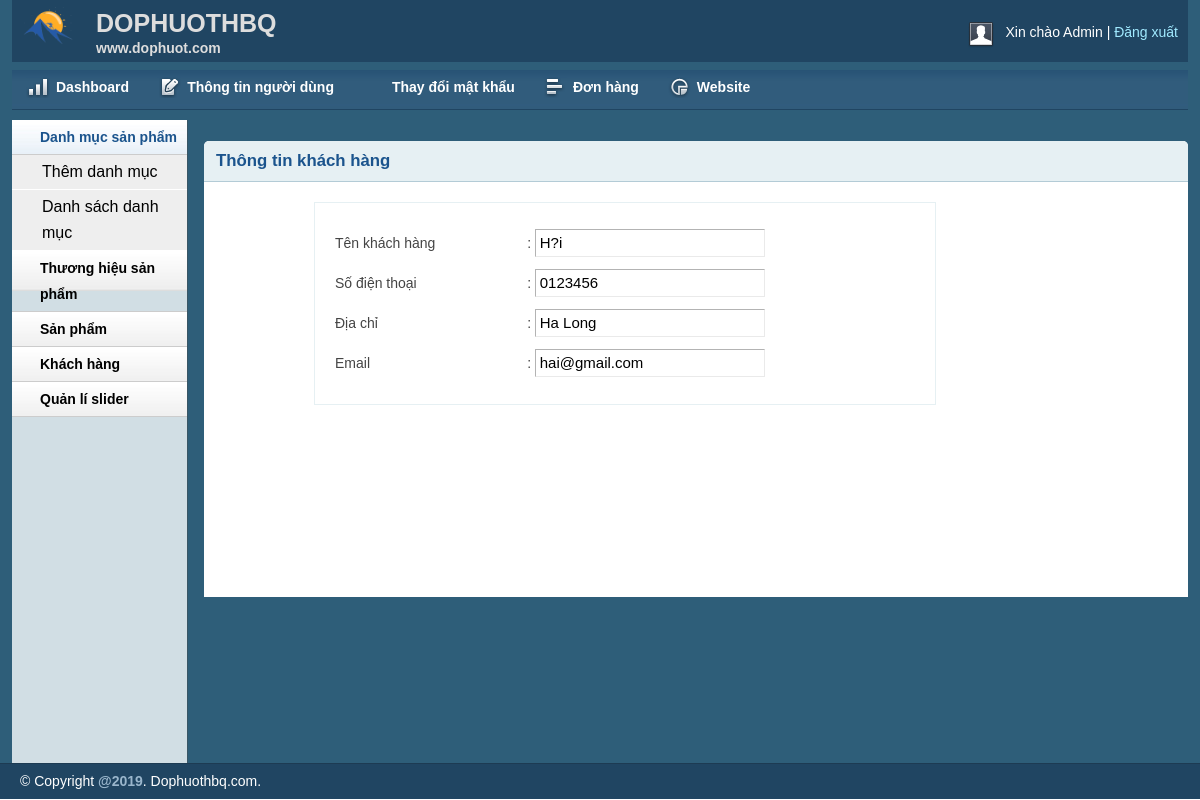
The page /admin/customer.php?customerid=6 (signed in) on the database its author committed.
### tables this page shows
CREATE TABLE `tbl_customer` (
  `id` int(11) NOT NULL,
  `name` varchar(255) NOT NULL,
  `address` varchar(255) NOT NULL,
  `phone` varchar(30) NOT NULL,
  `email` varchar(50) NOT NULL,
  `password` varchar(255) NOT NULL
);

### lib/database.php (called while the page is built, shortened)
<?php
Class Database extends PDO{
   public $host   = DB_HOST;
   public $user   = DB_USER;
   public $pass   = DB_PASS;
   public $dbname = DB_NAME;
   public $link;
private function connectDB(){
   $this->link = new mysqli($this->host, $this->user, $this->pass,
    $this->dbname);
 }
public function select($query){
  $result = $this->link->query($query) or
   die($this->link->error.__LINE__);
  if($result->num_rows > 0){
    return $result;
  } else {
    return false;
  }
 }
}

### classes/customer.php (called while the page is built, shortened)
<?php
	$filepath = realpath(dirname(__FILE__));
	include_once ($filepath.'/../lib/database.php');
?>
<?php
	class customer
	{
		private $db;
		public function __construct()
		{
			$this->db = new Database();
		}
		public function show_customers($id)
		{
			$query = "SELECT * FROM tbl_customer WHERE id='$id' ";
			$result = $this->db->select($query);
			return $result;
		}
	}
 ?>

### admin/customer.php (the view, shortened to what this page needs)
<?php include 'inc/header.php';?>
<?php include 'inc/sidebar.php';?>
<?php
    $filepath = realpath(dirname(__FILE__));
    include_once ($filepath.'/../classes/customer.php');
 ?>
<?php
    $cs = new customer();
    if(!isset($_GET['customerid']) || $_GET['customerid'] == NULL){
        echo "<script> window.location = 'inbox.php' </script>";
    }else {
        $id = $_GET['customerid'];
    }
  ?>
        <div class="grid_10">
            <div class="box round first grid">
                <h2>Thông tin khách hàng</h2>
               <div class="block copyblock">
                 <?php
                    $get_customer = $cs->show_customers($id);
                    if($get_customer){
                        while ($result = $get_customer->fetch_assoc()) {
                  ?>
                 <form action="" method="post">
                    <table class="form">
                        <tr>
                            <td>Tên khách hàng</td>
                            <td>:</td>
                            <td>
                                <input type="text" readonly="readonly" value="<?php echo $result['name']; ?>" name="catName" class="medium" />
                            </td>
                        </tr>
                        <tr>
                            <td>Số điện thoại</td>
                            <td>:</td>
                            <td>
                                <input type="text" readonly="readonly" value="<?php echo $result['phone']; ?>" name="catName" class="medium" />
                            </td>
                        </tr>
                        <tr>
                            <td>Địa chỉ</td>
                            <td>:</td>
                            <td>
                                <input type="text" readonly="readonly" value="<?php echo $result['address']; ?>" name="catName" class="medium" />
                            </td>
                        </tr>
                        <tr>
                            <td>Email</td>
                            <td>:</td>
                            <td>
                                <input type="text" readonly="readonly" value="<?php echo $result['email']; ?>" name="catName" class="medium" />
                            </td>
                        </tr>
                    </table>
                    </form>
                    <?php
                        }
                    }
                     ?>
                </div>
            </div>
        </div>
<?php include 'inc/footer.php';?>

### admin/css/layout.css (style rules this page uses)
body { background: #fff none repeat scroll 0 0; color: #444; font-size: 14px; padding: 0; }
h1, h2, h3, h4, h5, h6 { line-height:1.2em; margin-bottom:.3em; }
h2 { margin-top:1em; }
.box { background:#fff; margin-bottom:20px; padding:10px 10px 10px 10px; margin-left:-8px; }
.box.grid { padding-bottom:40px; }
.box.round { -moz-border-radius: 5px 5px 0px 0px; -webkit-border-radius: 5px 5px 0px 0px; border-radius: 5px 5px 0px 0px; }
.box h2 { font-size:1.2em; font-weight:bold; color:#1B548D; background:#E6F0F3; margin:-10px -10px 0 -10px; padding:10px 12px; border-bottom:1px solid #B3CBD6; -moz-border-radius: 5px 5px 0px 0px; -webkit-border-radius: 5px 5px 0px 0px; border-radius: 5px 5px 0px 0px; }
.box.first { min-height: 406px; }
.block { padding-top:20px; }
.copyblock { border: 1px solid #e6f0f3; line-height: 32px; margin-left: 100px; margin-top: 20px; padding-left: 20px; width: 600px; }
table.form { width:100%; }
table.form td { padding:4px 0px; }
table.form input, table.form select { font-size: 15px; padding: 4px 4px 5px 4px; border-top: 1px solid #b3b3b3; border-left: 1px solid #b3b3b3; border-right: 1px solid #eaeaea; border-bottom: 1px solid #eaeaea; }
input.medium { width: 55%; }
.block { padding-bottom:1px; }

### rows shown on the page
tbl_customer: catName "H?i", catName "0123456", catName "Ha Long", catName "hai@gmail.com"
